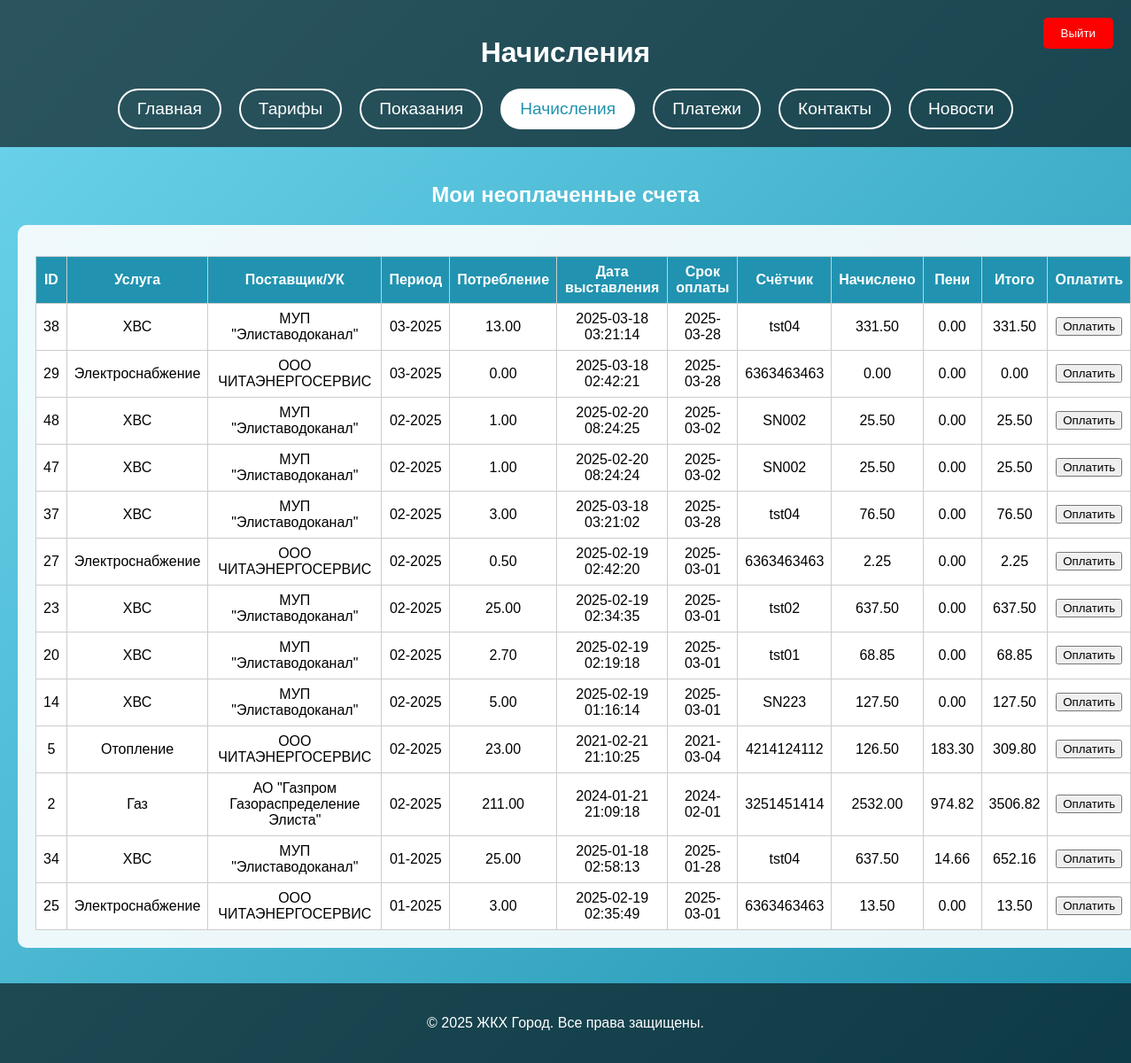
Screenshot of /bills.php (signed in) with the database file from the repository.
### tables this page shows
CREATE TABLE bills (
    bill_id INT AUTO_INCREMENT PRIMARY KEY,
    tariff_id INT NOT NULL,    
    consumption NUMERIC(10,2),
    receiving_date TIMESTAMP NOT NULL DEFAULT CURRENT_TIMESTAMP,   
    payment_date DATE DEFAULT NULL,                                
    deadline_date DATE NOT NULL,                                   
    user_id INT NOT NULL,                                          
    meter_id INT,                                                  
    last_update TIMESTAMP NULL DEFAULT NULL,
    cost NUMERIC(12,2),
    penalty NUMERIC(12,2),
    total_amount NUMERIC(12,2),
    billing_period VARCHAR(10),                                    
    CONSTRAINT fk_bills_tariffs
        FOREIGN KEY (tariff_id)
        REFERENCES tariffs(tariff_id)
        ON UPDATE CASCADE,
    CONSTRAINT fk_bills_users
        FOREIGN KEY (user_id)
        REFERENCES users(user_id)
        ON UPDATE CASCADE,
    CONSTRAINT fk_bills_meter
        FOREIGN KEY (meter_id)
        REFERENCES meter(meter_id)
        ON UPDATE CASCADE
);

CREATE TABLE tariffs (
    tariff_id INT AUTO_INCREMENT PRIMARY KEY,
    service_type ENUM('ХВС', 'ГВС', 'Электроснабжение', 'Отопление', 'Газ', 'Вывоз мусора', 'Фонд капитального ремонта', 'Содержание жилого помещения') NOT NULL,
    price NUMERIC(10,2) NOT NULL,          
    measurement_unit VARCHAR(20),
    resource_supplier_id INT,
    management_company_id INT,
    normative DECIMAL(10,2) NULL,
    CONSTRAINT fk_tariffs_resource_supplier
        FOREIGN KEY (resource_supplier_id)
        REFERENCES resource_supplier(resource_supplier_id)
        ON UPDATE CASCADE
        ON DELETE CASCADE,
    CONSTRAINT fk_tariffs_management_company
        FOREIGN KEY (management_company_id)
        REFERENCES management_company(management_company_id)
        ON UPDATE CASCADE
        ON DELETE CASCADE
);

CREATE TABLE meter (
    meter_id INT AUTO_INCREMENT PRIMARY KEY,
    meter_serial_number VARCHAR(10) NOT NULL UNIQUE,
    resource_type ENUM('ХВС', 'ГВС', 'Электричество', 'Отопление', 'Газ') NOT NULL,
    installation_date DATE NOT NULL,
    last_check DATE NOT NULL,
    address_id INT NOT NULL,
    resource_supplier_id INT NOT NULL,
    meter_type ENUM('общедомовой', 'индивидуальный') NOT NULL,
    is_deleted TINYINT(1) NOT NULL DEFAULT 0,
    CONSTRAINT fk_meter_address
        FOREIGN KEY (address_id)
        REFERENCES address(address_id)
        ON UPDATE CASCADE,
    CONSTRAINT fk_meter_resource_supplier
        FOREIGN KEY (resource_supplier_id)
        REFERENCES resource_supplier(resource_supplier_id)
        ON UPDATE CASCADE
);

### bills.php (the view, shortened to what this page needs)
<?php
$conn = new mysqli('localhost:3306', 'root', 'Vk280205+', 'jkh1');
$current_user_id = $_SESSION['user_id'];
$stmt_mc = $conn->prepare("
    SELECT management_company_id
    FROM management_company
    WHERE management_company_id=?
");
$stmt_mc->bind_param("i", $current_user_id);
$stmt_mc->execute();
$stmt_mc->store_result();
$is_management_company = ($stmt_mc->num_rows>0);
?>
<!DOCTYPE html>
<html lang="ru">
<head>
</head>
<body>
<header>
  <h1>Начисления</h1>
  <form method="POST">
    <button type="submit" name="logout" class="logout-btn">Выйти</button>
  </form>
  <nav>
    <a href="admin.php">Главная</a>
    <a href="tariffs.php">Тарифы</a>
    <a href="pokazaniya.php">Показания</a>
    <a href="bills.php" class="active">Начисления</a>
    <a href="payments.php">Платежи</a>
    <a href="contact.php">Контакты</a>
    <a href="news.php">Новости</a>
  </nav>
</header>
<section class="content">
<?php if (!$is_management_company): ?>
  <h2>Мои неоплаченные счета</h2>
  <div class="container">
    <?php
    $sql = "
      SELECT
        b.bill_id,
        t.service_type,
        b.billing_period,
        b.consumption,
        b.receiving_date,
        b.deadline_date,
        b.payment_date,
        m.meter_serial_number,
        b.cost,
        b.penalty,
        b.total_amount,
        COALESCE(rs.resource_supplier_name, mc.management_company_name) AS provider_name
      FROM bills b
      LEFT JOIN tariffs t ON b.tariff_id=t.tariff_id
      LEFT JOIN meter m ON b.meter_id=m.meter_id
      LEFT JOIN resource_supplier rs ON t.resource_supplier_id=rs.resource_supplier_id
      LEFT JOIN management_company mc ON t.management_company_id=mc.management_company_id
      WHERE b.user_id=?
        AND b.payment_date IS NULL
      ORDER BY b.billing_period DESC, b.bill_id DESC
    ";
    $st = $conn->prepare($sql);
    $st->bind_param("i", $current_user_id);
    $st->execute();
    $res=$st->get_result();
    $bills=[];
    while($row=$res->fetch_assoc()){
      $bills[]=$row;
    }
    ?>
    <?php if (!empty($bills)): ?>
      <table>
        <thead>
          <tr>
            <th>ID</th>
            <th>Услуга</th>
            <th>Поставщик/УК</th>
            <th>Период</th>
            <th>Потребление</th>
            <th>Дата выставления</th>
            <th>Срок оплаты</th>
            <th>Счётчик</th>
            <th>Начислено</th>
            <th>Пени</th>
            <th>Итого</th>
            <th>Оплатить</th>
          </tr>
        </thead>
        <tbody>
        <?php foreach($bills as $b):?>
          <?php
            $bid = (int)$b['bill_id'];
            $cst = $b['cost'];
            $pen = $b['penalty'];
            $tot = $b['total_amount'];
          ?>
          <tr>
            <td><?php echo $bid;?></td>
            <td><?php echo htmlspecialchars($b['service_type']);?></td>
            <td><?php echo htmlspecialchars($b['provider_name']);?></td>
            <td><?php echo htmlspecialchars($b['billing_period']);?></td>
            <td><?php echo htmlspecialchars($b['consumption']);?></td>
            <td><?php echo htmlspecialchars($b['receiving_date']);?></td>
            <td><?php echo htmlspecialchars($b['deadline_date']);?></td>
            <td><?php echo $b['meter_serial_number'] ?: '—';?></td>
            <td id="cost_<?php echo $bid;?>"><?php echo htmlspecialchars($cst);?></td>
            <td id="penalty_<?php echo $bid;?>"><?php echo htmlspecialchars($pen);?></td>
            <td id="total_<?php echo $bid;?>"><?php echo htmlspecialchars($tot);?></td>
            <td>
              <form method="POST" style="margin:0;">
                <button type="submit" name="pay_bill">Оплатить</button>
              </form>
            </td>
          </tr>
        <?php endforeach;?>
        </tbody>
      </table>
    <?php else:?>
      <p>У вас нет неоплаченных счетов.</p>
    <?php endif;?>
  </div>
<?php endif; ?>
</section>
<footer>
  <p>&copy; 2025 ЖКХ Город. Все права защищены.</p>
</footer>
</body>
</html>

### bills.php (style rules this page uses)
body { font-family:Arial,sans-serif; background:linear-gradient(135deg,#6dd5ed,#2193b0); color:#fff; margin:0; padding:0; }
header,footer { text-align:center; background:rgba(0,0,0,0.6); padding:20px; }
nav { display:flex; justify-content:center; gap:20px; margin-top:15px; }
nav a { color:#fff; text-decoration:none; font-size:1.2em; padding:10px 20px; border:2px solid #fff; border-radius:25px; transition:0.3s; }
nav a:hover, nav a.active { background:#fff; color:#2193b0; }
.logout-btn { position:absolute; top:20px; right:20px; background:red; color:#fff; border:none; padding:10px 20px; border-radius:5px; cursor:pointer; }
.content { padding:20px; text-align:center; }
table { width:100%; border-collapse:collapse; margin-top:15px; overflow-x:auto; }
th,td { border:1px solid #ccc; padding:8px; background:#fff; color:#000; }
th { background:#2193b0; color:#fff; }
.container { background:rgba(255,255,255,0.9); color:#000; padding:20px; margin:20px auto; border-radius:10px; max-width:1500px; width:100%; }

### rows the page displays
bills: bill_id "38", tariff.service_type "ХВС", provider_name "МУП \"Элиставодоканал\"", billing_period "03-2025", consumption "13.00", receiving_date "2025-03-18 03:21:14", deadline_date "2025-03-28", meter.meter_serial_number "tst04", cost "331.50", penalty "0.00", total_amount "331.50"
bills: bill_id "29", tariff.service_type "Электроснабжение", provider_name "ООО ЧИТАЭНЕРГОСЕРВИС", billing_period "03-2025", consumption "0.00", receiving_date "2025-03-18 02:42:21", deadline_date "2025-03-28", meter.meter_serial_number "6363463463", cost "0.00", penalty "0.00", total_amount "0.00"
bills: bill_id "48", tariff.service_type "ХВС", provider_name "МУП \"Элиставодоканал\"", billing_period "02-2025", consumption "1.00", receiving_date "2025-02-20 08:24:25", deadline_date "2025-03-02", meter.meter_serial_number "SN002", cost "25.50", penalty "0.00", total_amount "25.50"
bills: bill_id "47", tariff.service_type "ХВС", provider_name "МУП \"Элиставодоканал\"", billing_period "02-2025", consumption "1.00", receiving_date "2025-02-20 08:24:24", deadline_date "2025-03-02", meter.meter_serial_number "SN002", cost "25.50", penalty "0.00", total_amount "25.50"
bills: bill_id "37", tariff.service_type "ХВС", provider_name "МУП \"Элиставодоканал\"", billing_period "02-2025", consumption "3.00", receiving_date "2025-03-18 03:21:02", deadline_date "2025-03-28", meter.meter_serial_number "tst04", cost "76.50", penalty "0.00", total_amount "76.50"
bills: bill_id "27", tariff.service_type "Электроснабжение", provider_name "ООО ЧИТАЭНЕРГОСЕРВИС", billing_period "02-2025", consumption "0.50", receiving_date "2025-02-19 02:42:20", deadline_date "2025-03-01", meter.meter_serial_number "6363463463", cost "2.25", penalty "0.00", total_amount "2.25"
bills: bill_id "23", tariff.service_type "ХВС", provider_name "МУП \"Элиставодоканал\"", billing_period "02-2025", consumption "25.00", receiving_date "2025-02-19 02:34:35", deadline_date "2025-03-01", meter.meter_serial_number "tst02", cost "637.50", penalty "0.00", total_amount "637.50"
bills: bill_id "20", tariff.service_type "ХВС", provider_name "МУП \"Элиставодоканал\"", billing_period "02-2025", consumption "2.70", receiving_date "2025-02-19 02:19:18", deadline_date "2025-03-01", meter.meter_serial_number "tst01", cost "68.85", penalty "0.00", total_amount "68.85"
bills: bill_id "14", tariff.service_type "ХВС", provider_name "МУП \"Элиставодоканал\"", billing_period "02-2025", consumption "5.00", receiving_date "2025-02-19 01:16:14", deadline_date "2025-03-01", meter.meter_serial_number "SN223", cost "127.50", penalty "0.00", total_amount "127.50"
bills: bill_id "5", tariff.service_type "Отопление", provider_name "ООО ЧИТАЭНЕРГОСЕРВИС", billing_period "02-2025", consumption "23.00", receiving_date "2021-02-21 21:10:25", deadline_date "2021-03-04", meter.meter_serial_number "4214124112", cost "126.50", penalty "183.30", total_amount "309.80"
bills: bill_id "2", tariff.service_type "Газ", provider_name "АО \"Газпром Газораспределение Элиста\"", billing_period "02-2025", consumption "211.00", receiving_date "2024-01-21 21:09:18", deadline_date "2024-02-01", meter.meter_serial_number "3251451414", cost "2532.00", penalty "974.82", total_amount "3506.82"
bills: bill_id "34", tariff.service_type "ХВС", provider_name "МУП \"Элиставодоканал\"", billing_period "01-2025", consumption "25.00", receiving_date "2025-01-18 02:58:13", deadline_date "2025-01-28", meter.meter_serial_number "tst04", cost "637.50", penalty "14.66", total_amount "652.16"
bills: bill_id "25", tariff.service_type "Электроснабжение", provider_name "ООО ЧИТАЭНЕРГОСЕРВИС", billing_period "01-2025", consumption "3.00", receiving_date "2025-02-19 02:35:49", deadline_date "2025-03-01", meter.meter_serial_number "6363463463", cost "13.50", penalty "0.00", total_amount "13.50"
